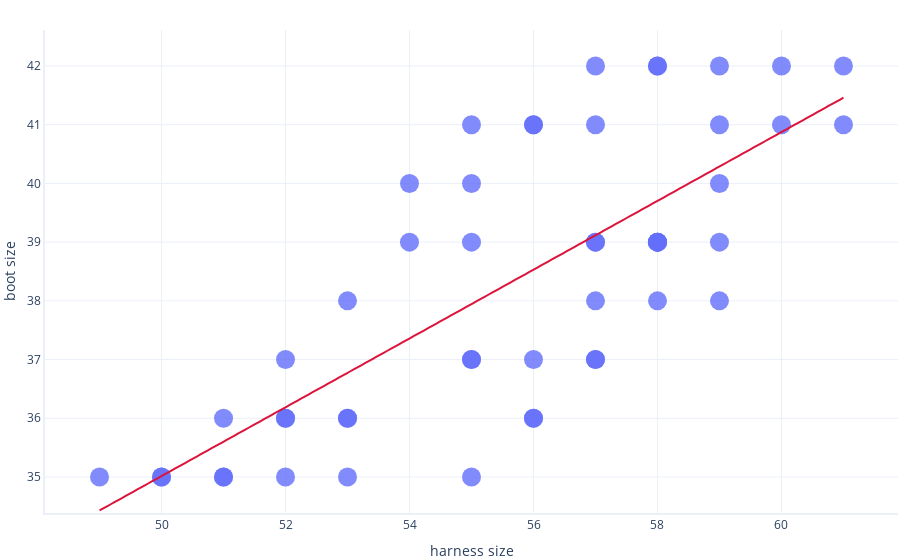

The cell this chart's notebook holds for it:
### Markdown cell above
Notice how training the model set its parameters. We could interpret these directly, but it's simpler to see it as a graph:

### Code cell
import graphing

# Show a graph of the result
# Don't worry about how this works for now
graphing.scatter_2D(dataset,    label_x="harness_size", 
                                label_y="boot_size",
                                trendline=lambda x: fitted_model.params[1] * x + fitted_model.params[0]
                                )
